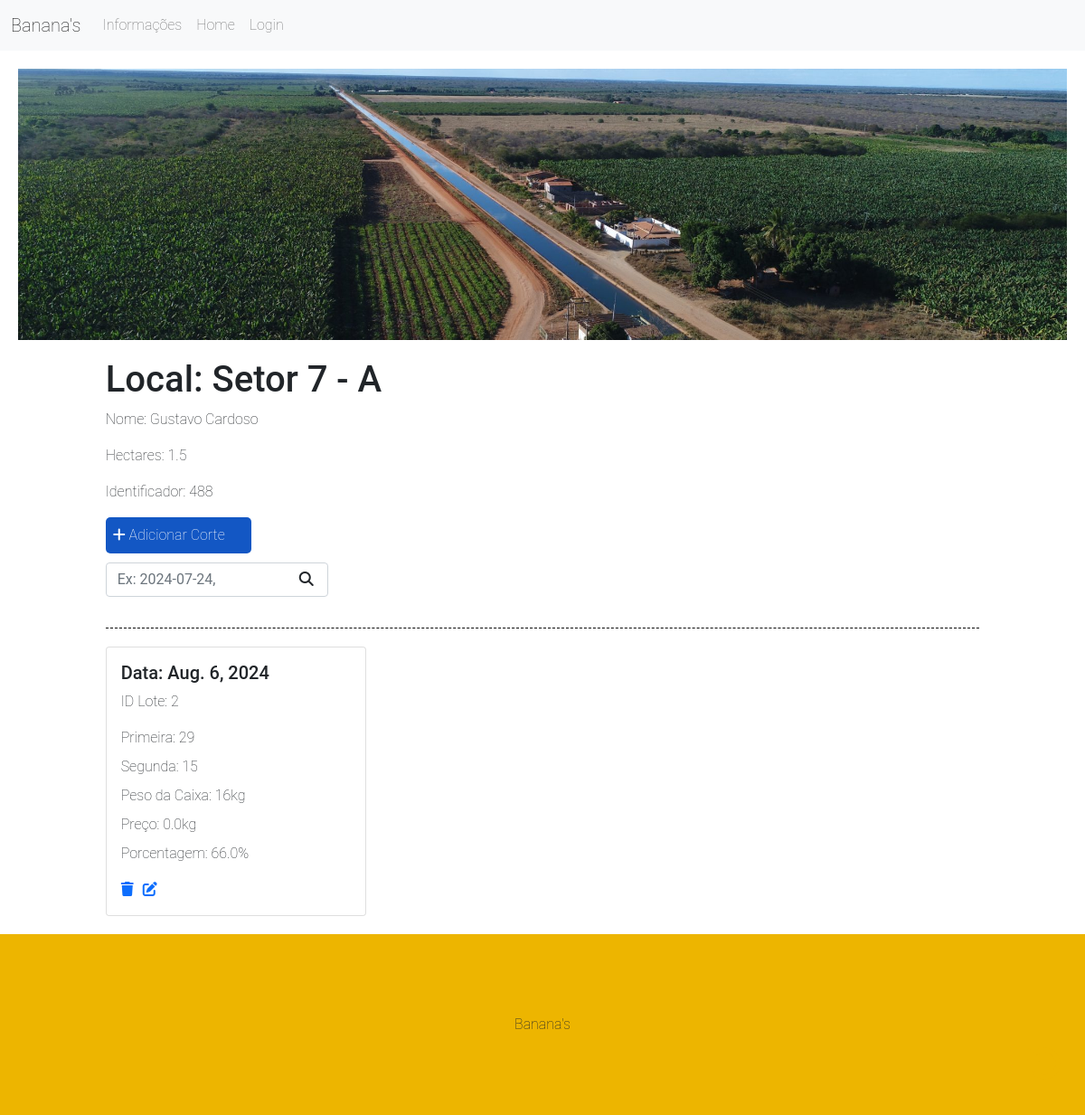
The app's page /lot/2, older data.
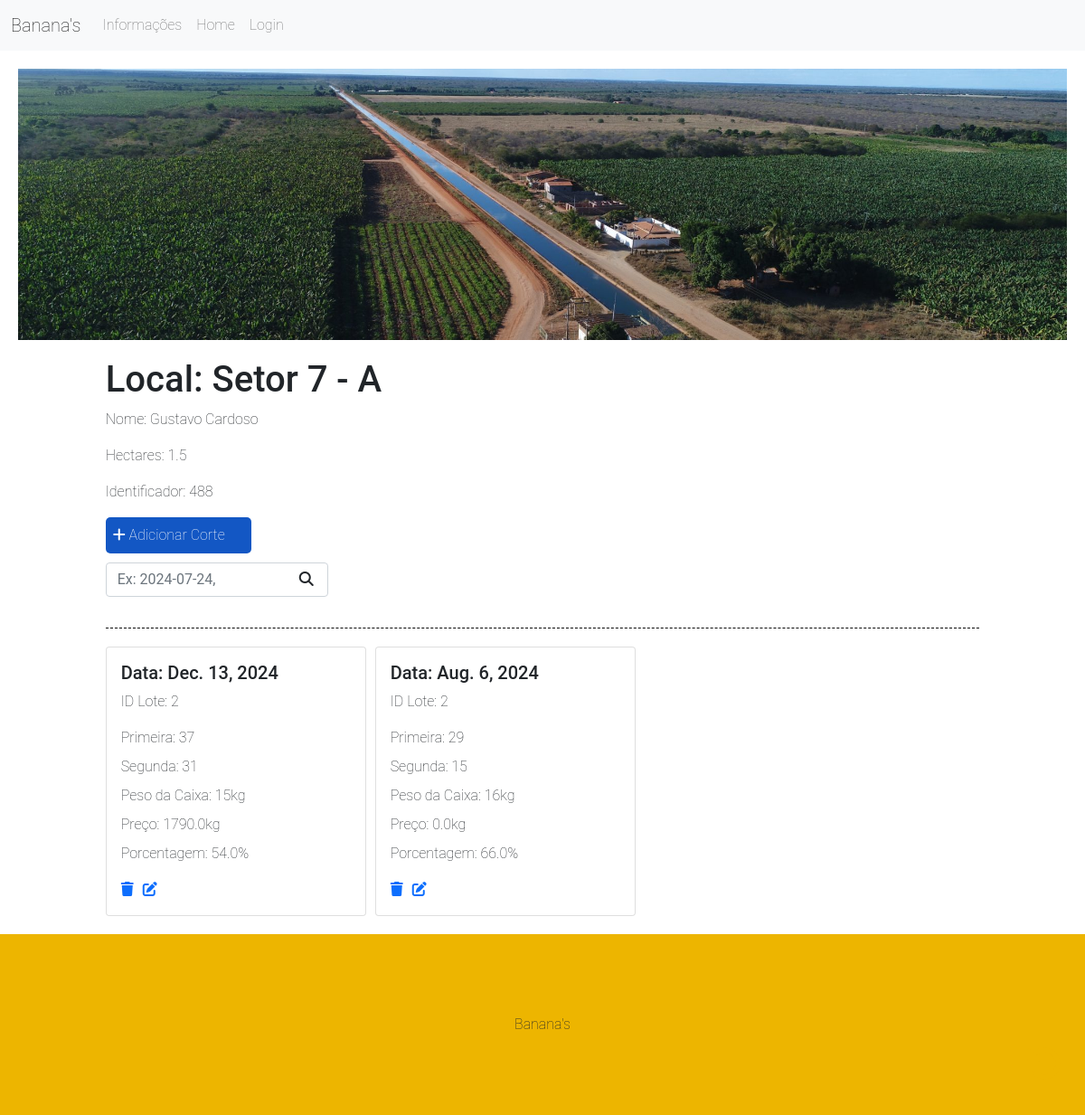
The same page, newer data.
### bananas/models.py (models this page shows)
class Lots(models.Model):
    nome_titular = models.CharField(max_length=255)
    local = models.CharField(max_length=255)
    hectares = models.FloatField()
    numero = models.IntegerField()
    img = models.ImageField(default='img/lote.png')

class CutOfBanana(models.Model):
    id_lot = models.IntegerField(default=0)
    primeira = models.IntegerField()
    segunda = models.IntegerField()
    preco = models.FloatField(default=0.0)
    porcentagem = models.FloatField(default=0.0)
    kg_caixa = models.IntegerField(default=22)
    date = models.DateField()

### bananas/views.py (the view)
# urls.py: path('lot/<int:id>', views.viewLot, name='Lote'),
def viewLot(request, id):
    if request.method == 'POST':
        print('tem POST')
        form = CutForm(request.POST)
        if form.is_valid():
            cutLot = form.save(commit=False)
            cutLot.id_lot = int(id)
            primeira = form.cleaned_data['primeira']
            segunda = form.cleaned_data['segunda']
            kg = form.cleaned_data['kg_caixa']
            preco = form.cleaned_data['preco']
            caixas_primeira_ajust = float(kg*primeira/22)
            caixas_segunda_ajust = float(kg*segunda/22)
            cutLot.porcentagem = round(100*float(primeira/(primeira+segunda)))
            cutLot.preco = round(float(caixas_primeira_ajust*preco+caixas_segunda_ajust*preco/2))
            cutLot.save()
            return redirect('/lot/'+str(id))
        else:
            form = CutForm()
            return render(request, 'partials/lot.html', {'form': form})
    else:
        form = CutForm()
        search = request.GET.get('search')
        if search:
            cuts = CutOfBanana.objects.filter(id_lot=id,date__icontains=search)
        else:
            cuts = CutOfBanana.objects.filter(id_lot=id).order_by('-date')
        lot_current = get_object_or_404(Lots, pk=id)
        return render(request, 'partials/lot.html', {'lot': lot_current, 'cuts': cuts, 'form': form})

### bananas/forms.py
class CutForm(forms.ModelForm):
    class Meta:
        model = CutOfBanana
        fields = ('primeira', 'segunda', 'kg_caixa', 'date', 'preco')
        widgets = {
            'date': forms.DateInput(attrs={'type': 'date'}),
        }

### bananas/templates/partials/lot.html (shortened to what this page needs)
{% extends 'base.html' %}
{% block content %}
{% load static %}
<main>
    <div class="return">
        <a href="/"><i class="fa-solid fa-rotate-left"></i></a>
    </div>
    <div class="imagemLot">
        <img src="{% static 'img/projeto.jpg' %}" alt="">
    </div>
    <div class="offset-1 col-10 list-div">
        <h1>Local: {{lot.local}}</h1>
        <p>Nome: {{lot.nome_titular}}</p>
        <p>Hectares: {{lot.hectares}}</p>
        <p>Identificador: {{lot.numero}}</p>
        <div>
            <div id="add-lot" class="col-2 add-div">
                <i class="fas fa-plus"></i> Adicionar Corte
            </div>
        </div>
        <div class="col-9 search-div">
            <form method="GET" id='search-form'>
                <input class="form-control" type="text" id="search" name="search" placeholder="Ex: 2024-07-24, " value="{{ request.GET.search }}">
                <i class="fa-solid fa-magnifying-glass" id="search-btn"></i>
            </form>
        </div>
        <div class="division"></div>
        <div class="list-lots">
            {% for cut in cuts %}
                <div class="card" style="width: 18rem;">
                    <div class="card-body">
                        <h5 class="card-title">Data: {{cut.date}}</h5>
                        <p class="card-text">ID Lote: {{cut.id_lot}}</p>
                        <p class="card-title">Primeira: {{cut.primeira}}</p>
                        <p class="card-title">Segunda: {{cut.segunda}}</p>
                        <p class="card-title">Peso da Caixa: {{cut.kg_caixa}}kg</p>
                        <p class="card-title">Preço: {{cut.preco}}kg</p>
                        <p>Porcentagem: {{cut.porcentagem}}%</p>
                        <div class="lot-bottom">
                            <div class="options">
                                <span><a href="/delete/{{task.id}}"><i class="fas fa-trash"></i></a></span>
                                <span><a href="/edit/{{task.id}}"><i class="fas fa-edit"></i></a></span>
                            </div>
                        </div>
                    </div>
                </div>
            {% endfor %}
        </div>
    </div>
</main>
{% endblock %}

### bananas/templates/base.html (shortened to what this page needs)
{% load static %}
<!DOCTYPE html>
<html lang="pr-br">
<head>
    <link rel="stylesheet" href="https://cdnjs.cloudflare.com/ajax/libs/font-awesome/6.5.1/css/all.min.css"
 />
    <link href="https://cdn.jsdelivr.net/npm/bootstrap@5.0.2/dist/css/bootstrap.min.css" rel="stylesheet">
    <link rel="stylesheet" href="{% static 'css/base.css' %}" />
    <link rel="stylesheet" href="https://cdnjs.cloudflare.com/ajax/libs/font-awesome/6.5.2/css/all.min.css" />
</head>
<body>
  <nav class="navbar navbar-expand-lg navbar-light bg-light">
    <div class="container-fluid">
      <a class="navbar-brand" href="/">Banana's</a>
      <div class="collapse navbar-collapse" id="navbarNavDropdown">
        <ul class="navbar-nav">
          <li class="nav-item">
            <a class="nav-link" href="#">Informações</a>
          </li>
          <li class="nav-item">
            <a class="nav-link" href="/">Home</a>
          </li>
          <li class="nav-item">
            <a class="nav-link" href="#">Login</a>
          </li>
        </ul>
      </div>
    </div>
  </nav>
    {% block content %}
    {% endblock %}
    <footer>
        Banana's
    </footer>
</body>
</html>

### bananas/static/css/base.css (style rules this page uses)
body { margin: 0; padding: 0; box-sizing: border-box; font-family: "Roboto", sans-serif; font-weight: 100; font-style: normal; }
main { width: 100%; min-height: calc(100vh - 200px); display: flex; align-items: flex-start; justify-content: flex-start; flex-direction: column; padding: 20px; }
footer { display: flex; align-items: center; justify-content: center; height: 200px; width: 100%; background: #edb500; }
.return { color: #edb500; font-size: 40px; position: fixed; bottom: 25px; right: 25px; z-index: 999; }
.return i { color: #edb500; }
.imagemLot { width: 100%; height: 300px; margin-bottom: 20px; }
.imagemLot img { width: 100%; height: 100%; object-fit: cover; }
.search-div { display: flex; width: 100%; }
#search-btn { position: relative; left: 87%; bottom: 50%; cursor: pointer; }
.navbar { background: #edb500; }
.division { display: flex; height: 1px; width: 100%; border-bottom: 1px dashed #000; margin: 10px 0 20px 0; }
.list-lots { display: flex; justify-content: start; align-items: start; gap: 10px; flex-wrap: wrap; }
.add-div { background-color: #1357c4; cursor: pointer; display: inline-block; color: #fff; padding: 8px; border-radius: 5px; margin-right: 25px; margin-bottom: 10px; }
.lot-bottom { display: flex; align-items: center; justify-content: space-between; }
.options { display: flex; gap: 10px; }

Row changes from the older to the newer data that the page shows:
added CutOfBanana: date "Dec. 13, 2024", id_lot "2", primeira "37", segunda "31", kg_caixa "15", preco "1790.0", porcentagem "54.0"
